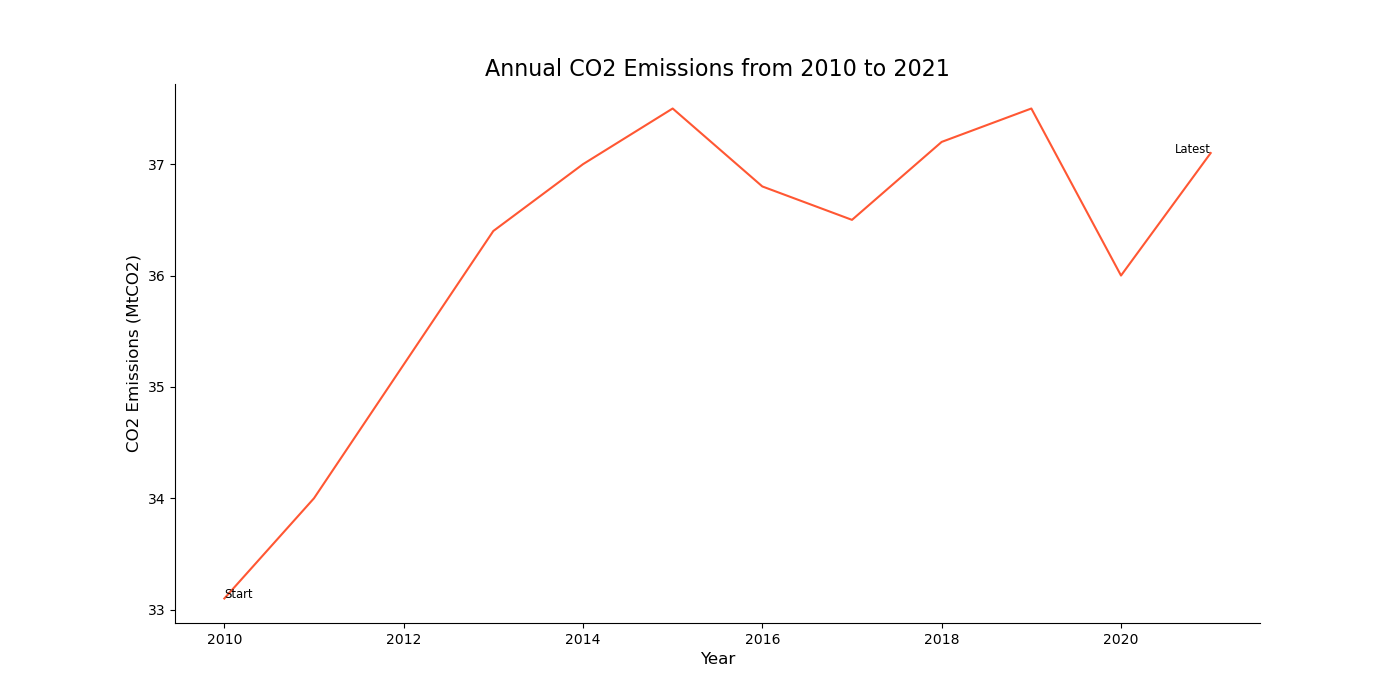

Here is the Python script that generated this plot:

import seaborn as sns
import pandas as pd
import matplotlib.pyplot as plt

# Data points from the given table
data = {
    'Year': [2010, 2011, 2012, 2013, 2014, 2015, 2016, 2017, 2018, 2019, 2020, 2021],
    'CO2 Emissions': [33.1, 34.0, 35.2, 36.4, 37.0, 37.5, 36.8, 36.5, 37.2, 37.5, 36.0, 37.1]
}

# Convert data into DataFrame
df = pd.DataFrame(data)

# Create the line plot
plt.figure(figsize=(14, 7))  # Modify width and height
sns.lineplot(x='Year', y='CO2 Emissions', data=df, color='#FF5733')  # Change the color scheme

# Adding annotations for the start and end points
plt.text(2010, 33.1, 'Start', horizontalalignment='left', size='small', color='black')
plt.text(2021, 37.1, 'Latest', horizontalalignment='right', size='small', color='black')

# Setting the title and labels
plt.title('Annual CO2 Emissions from 2010 to 2021', fontsize=16)
plt.xlabel('Year', fontsize=12)
plt.ylabel('CO2 Emissions (MtCO2)', fontsize=12)

sns.despine()
plt.show()
